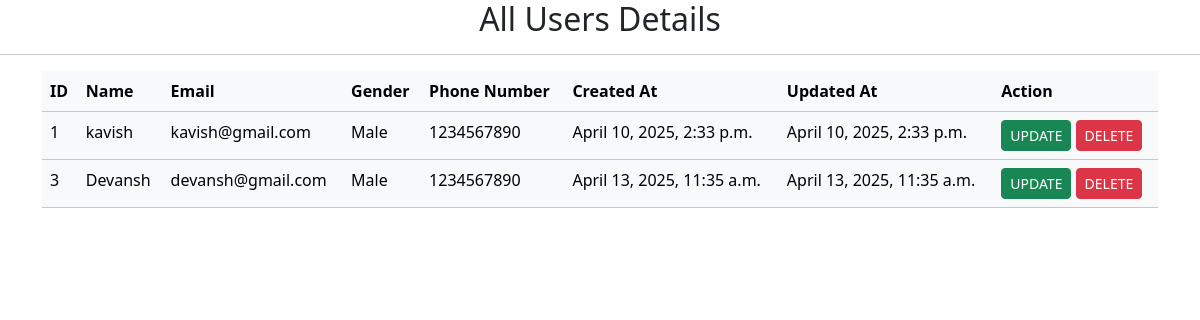
Before: /allprofile/ (signed in) with the older database file.
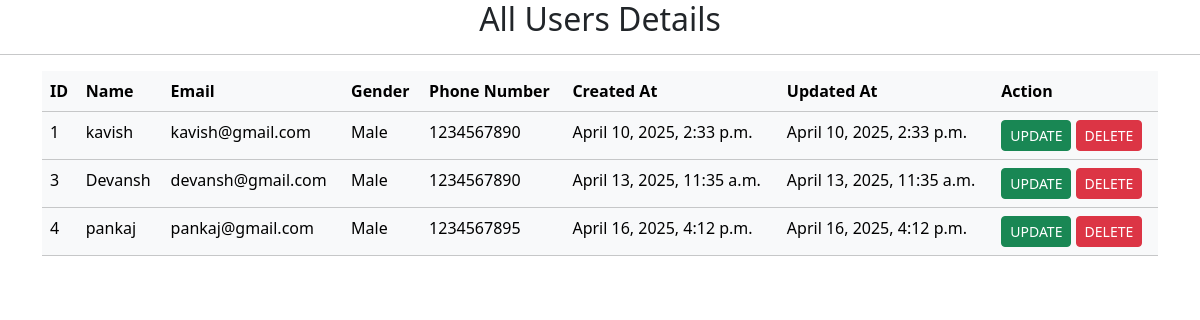
After: the same page with the newer database file.
### AuthApp/models.py (models this page shows, shortened)
class AppUser(AbstractUser):
    GENDER_CHOICES = (
        ('Male', 'Male'),
        ('Female', 'Female'),
        ('Other', 'Other'),
    )
    email = models.EmailField(unique=True)
    name = models.CharField(max_length=100)
    phone = models.CharField(max_length=10,validators=[MinLengthValidator(10)])
    created_at = models.DateTimeField(auto_now_add=True , null=True)
    updated_at = models.DateTimeField(auto_now=True , null=True)
    gender = models.CharField(max_length=10, choices=GENDER_CHOICES)
    username= None
    objects = AppUserManager()
    USERNAME_FIELD = 'email'
    REQUIRED_FIELDS = ['name', 'phone', 'gender']

### AuthApp/views.py (the view)
# urls.py: path('allprofile/', views.all_profile_view, name='allprofile'),
@login_required
def all_profile_view(request):
    users = AppUser.objects.all()
    return render(request, 'all_profile.html' , context={'users':users})

### AuthApp/templates/all_profile.html (shortened to what this page needs)
<!DOCTYPE html>
<html lang="en">
<head>
    <link href="https://cdn.jsdelivr.net/npm/bootstrap@5.3.5/dist/css/bootstrap.min.css" rel="stylesheet">
</head>
<body>
    {% if users %}
    <h2 class="text-center">All Users Details</h2>
    <hr>
    <div class="container">
        <table class="table table-light">
            <tr>
                <th>ID</th>
                <th>Name</th>
                <th>Email</th>
                <th>Gender</th>
                <th>Phone Number</th>
                <th>Created At</th>
                <th>Updated At</th>
                <th>Action</th>
            </tr>
            {% for user in users %}
            <tr>
                <td>{{user.id}}</td>
                <td>{{user.name}}</td>
                <td>{{user.email}}</td>
                <td>{{user.gender}}</td>
                <td>{{user.phone}}</td>
                <td>{{user.created_at}}</td>
                <td>{{user.updated_at}}</td>
                <td>
                    <a href="#" class="btn btn-success btn-sm">UPDATE</a>
                    <a href="{% url 'delete_user' user.id %}" class="btn btn-danger btn-sm" onclick="return confirm('Are you sure you want to delete this user?');">DELETE</a>
                </td>
            </tr>
            {% endfor %}
        </table>
    </div>
    {% else %}
    <h2>Oops!! , No User Found</h2>
    {% endif %}
</body>
</html>

Changed rows visible on the page:
added AppUser: id "4", name "pankaj", email "pankaj@gmail.com", gender "Male", phone "1234567895", created_at "April 16, 2025, 4:12 p.m.", updated_at "April 16, 2025, 4:12 p.m."
